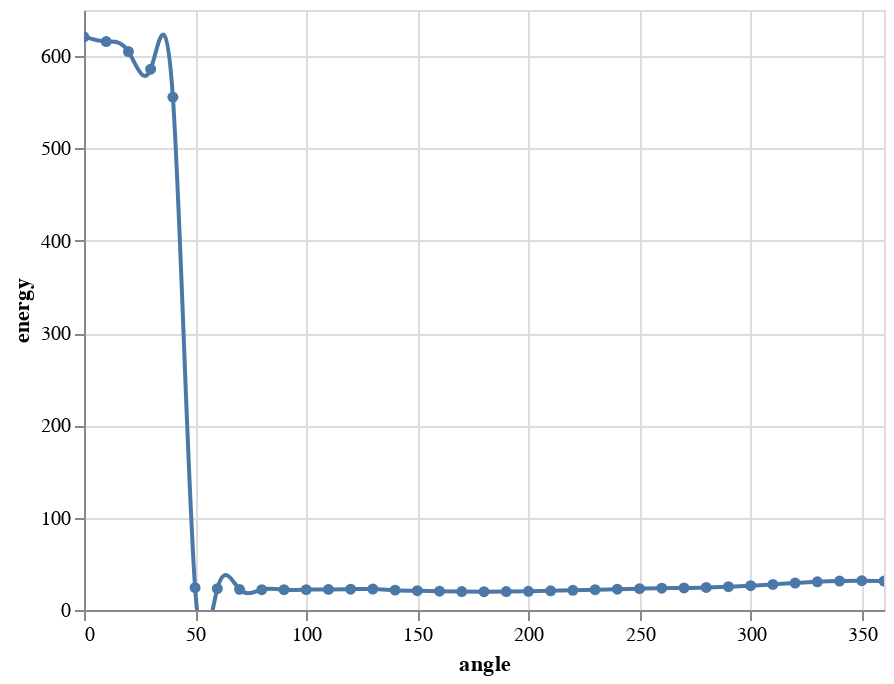

Write notebook code for a chart like this one.
### Markdown cell above
The torsion angle I'm interested in is highlighted in red and situated between carbons 1,2,3 & 4. Now let's try to set up a torsion angle scan in rdkit using MMFF (UFF should be similar procedure ... )

### Code cell
from rdkit.Chem import rdMolTransforms
import altair as alt
import copy
import pandas as pd
from rdkit.Chem import rdForceFieldHelpers
from rdkit.Chem import ChemicalForceFields

conformer=mol.GetConformer(0)

m2=copy.deepcopy(mol)
mp2 = AllChem.MMFFGetMoleculeProperties(m2)
energy=[]
confid=0
angles=range(0,370,10)
for angle in angles:
    confid+=1
    ff2 = AllChem.MMFFGetMoleculeForceField(m2, mp2)
    ff2.MMFFAddTorsionConstraint(1,2,3,4, False, angle - .1, angle + .1, 10000.0)
    ff2.Minimize()
    energy.append(ff2.CalcEnergy())

    xyz=ff2.Positions()
    new_conf = Chem.Conformer(mol.GetNumAtoms())
    for i in range(mol.GetNumAtoms()):
        new_conf.SetAtomPosition(i, (m2.GetConformer(-1).GetAtomPosition(i)))
    new_conf.SetId(confid)
    mol.AddConformer(new_conf)


dfrdkit = pd.DataFrame({'angle':angles, 'energy':energy})
alt.Chart(dfrdkit).mark_line(point=True,interpolate="natural").encode(
    alt.X('angle:Q',
        scale=alt.Scale(domain=[0,360,350])
    ),
    alt.Y('energy:Q',
        scale=alt.Scale(zero=False)
    )
).interactive()

### Figure 1 — Vega-Lite specification as saved in the notebook (floating-point values rounded to 4 significant figures)
{"config": {"view": {"continuousWidth": 400, "continuousHeight": 300}}, "data": {"name": "data-5a8628b2fe510fdf9ee991259367ef16"}, "mark": {"type": "line", "interpolate": "natural", "point": true}, "encoding": {"x": {"type": "quantitative", "field": "angle", "scale": {"domain": [0, 360, 350]}}, "y": {"type": "quantitative", "field": "energy", "scale": {"zero": false}}}, "selection": {"selector001": {"type": "interval", "bind": "scales", "encodings": ["x", "y"]}}, "$schema": "https://vega.github.io/schema/vega-lite/v4.8.1.json", "datasets": {"data-5a8628b2fe510fdf9ee991259367ef16": [{"angle": 0, "energy": 621.0}, {"angle": 10, "energy": 615.8}, {"angle": 20, "energy": 605.0}, {"angle": 30, "energy": 585.9}, {"angle": 40, "energy": 555.5}, {"angle": 50, "energy": 24.17}, {"angle": 60, "energy": 23.05}, {"angle": 70, "energy": 22.36}, {"angle": 80, "energy": 22.01}, {"angle": 90, "energy": 21.95}, {"angle": 100, "energy": 22.09}, {"angle": 110, "energy": 22.32}, {"angle": 120, "energy": 22.56}, {"angle": 130, "energy": 22.7}, {"angle": 140, "energy": 21.51}, {"angle": 150, "energy": 20.88}, {"angle": 160, "energy": 20.33}, {"angle": 170, "energy": 19.97}, {"angle": 180, "energy": 19.84}, {"angle": 190, "energy": 19.94}, {"angle": 200, "energy": 20.27}, {"angle": 210, "energy": 20.77}, {"angle": 220, "energy": 21.36}, {"angle": 230, "energy": 21.97}, {"angle": 240, "energy": 22.56}, {"angle": 250, "energy": 23.14}, {"angle": 260, "energy": 23.64}, {"angle": 270, "energy": 23.86}, {"angle": 280, "energy": 24.43}, {"angle": 290, "energy": 25.23}, {"angle": 300, "energy": 26.34}, {"angle": 310, "energy": 27.72}, {"angle": 320, "energy": 29.2}, {"angle": 330, "energy": 30.51}, {"angle": 340, "energy": 31.39}, {"angle": 350, "energy": 31.7}, {"angle": 360, "energy": 31.41}]}}
